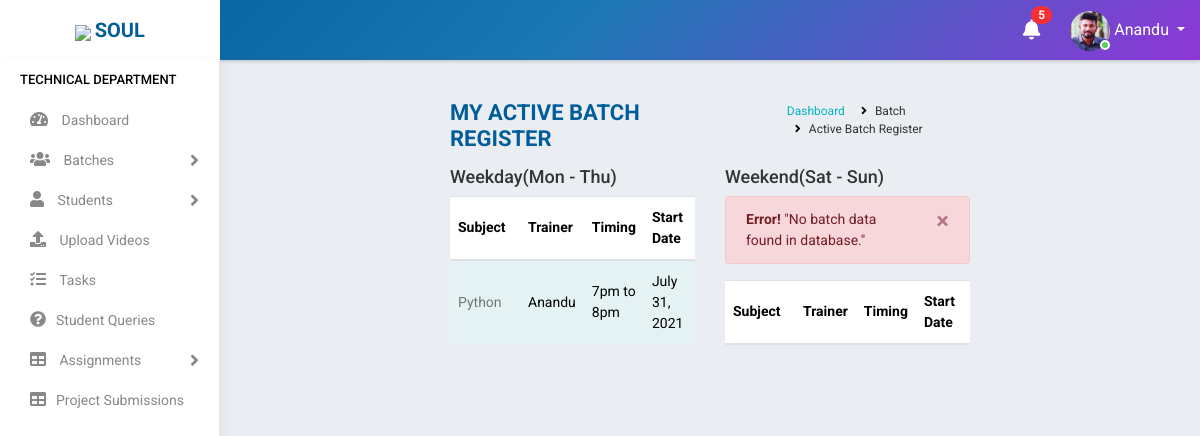
The page /trainer/active_batches/ (signed in) on the database its author committed.
### accounts/models.py (models this page shows, shortened)
class Staff(models.Model):
    value= (
    ('1', 'Operations'),
    ('2', 'Sales'),
    ('3', 'Trainer'),
    ('4', 'Admin'),
    )
    state = (
    ('Andhra Pradesh','Andhra Pradesh'),
    ('Arunachal Pradesh','Arunachal Pradesh'),
    ('Assam','Assam'),
    ('Bihar','Bihar'),
    ('Chhattisgarh','Chattisgarh'),
    ('Goa','Goa'),
    ('Gujarat','Gujarat'),
    ('Haryana','Haryana'),
    ('Himachal Pradesh','Himachal Pradesh'),
    ('Jharkhand','Jharkhand'),
    ('Karnataka','Karnataka'),
    ('Kerala','Kerala'),
    ('Madhya Pradesh','Madhya Pradesh'),
    ('Maharashtra','Maharashtra'),
    ('Manipur','Manipur'),
    ('Meghalaya','Meghalaya'),
    ('Mizoram','Mizoram'),
    ('Nagaland','Nagaland'),
    ('Odisha','Odisha'),
    ('Rajasthan','Rajasthan'),
    ('Sikkim','Sikkim'),
    ('Tamil Nadu','Tamil Nadu'),
    ('Telangana','Telangana'),
    ('Tripura','Tripura'),
    ('Uttar Pradesh','Uttar Pradesh'),
    ('Uttarakhand','Uttarakhand'),
    ('West Bengal','West Bengal')
    )
    groups = (
        ('AB+', 'AB+'),
        ('AB-', 'AB-'),
        ('A+', 'A+'),
        ('A-', 'A-'),
        ('B+', 'B+'),
        ('B-', 'B-'),
        ('O+', 'O+'),
        ('O-', 'O-'),
        )
    user = models.OneToOneField(User,on_delete=models.CASCADE,null=True,blank=True)
    name = models.CharField(max_length=100,null=True, blank=True)
    empid = models.CharField(max_length=100,null=True, blank=True)
    mobile = models.CharField(max_length=10,null=True, blank=True)
    email = models.EmailField(max_length=200,null=True, blank=True)
    sex = models.CharField(max_length=10,null=True,choices=(('Male','Male'),('Female','Female')), blank=True)
    dob = models.DateField(null=True, blank=True)
    doj = models.DateField(null=True, blank=True)
    blood_group = models.CharField(max_length=100,null=True, blank=True,choices=groups)
    house = models.CharField(max_length=100,null=True, blank=True)
    street =models.CharField(max_length=100,null=True, blank=True)
    street2 =models.CharField(max_length=100,null=True, blank=True)
    city = models.CharField(max_length=100,null=True, blank=True)
    state = models.CharField(max_length=100,null=True,choices=state, blank=True)
    stype = models.CharField(max_length=100,null=True,choices=value, blank=True)
    status = models.CharField(max_length=20,choices=(('Active','Active'),('Inactive','Inactive')),default='Active')
    profile_pic = models.ImageField(null=True, blank=True,default="student.jpg")
    def __str__(self):
        return self.name

class Batch(models.Model):
    mod_value= [
    ('1', 'Weekday'),
    ('2', 'Weekend')
    ]
    status_value= [
        ('Yet to start', 'Yet to start'),
        ('Ongoing', 'Ongoing'),
        ('Completed', 'Completed'),
    ]
    subject = models.ForeignKey(Courses,on_delete=models.CASCADE,null=True,blank=True)
    trainer = models.ForeignKey(Staff,on_delete=models.CASCADE,null=True,limit_choices_to={'stype':"3"},blank=True)
    timing = models.CharField(max_length=100, null=True,blank=True)
    start_date = models.DateField(null=True,blank=True)
    end_date = models.DateField(null=True,blank=True)
    link = models.CharField(max_length=1000,null=True,blank=True)
    passcode = models.CharField(max_length=100,null=True,blank=True,default="N/A")
    mode = models.CharField(max_length=100,choices=mod_value,default=1,blank=True)
    status = models.CharField(max_length=100,choices=status_value,blank=True,default="Yet to start")

class Courses(models.Model):
    name = models.CharField(max_length=300,null=True)
    fee = models.CharField(max_length=6)
    link = models.CharField(max_length=1000,null=True, blank=True)
    project_file = models.CharField(max_length=1000,null=True,blank=True)
    pic = models.ImageField(null=True, blank=True)
    def __str__(self):
        return self.name

### accounts/views.py (the view)
# urls.py: path('trainer/active_batches/', ActiveBatchView.as_view(),name='active_batches'),
class ActiveBatchView(View):
    def get(self, request):
        user=request.user
        if user.is_authenticated:
            note = Notification.objects.filter(receiver=user).filter(status="Not Read").order_by('-datetime')
            no_count = note.count()
            try:
                s= Staff.objects.get(user=user)
                if s.stype == "3" :
                    b=Batch.objects.filter(status='Ongoing',mode="1",trainer=s)
                    c=Batch.objects.filter(status='Ongoing',mode="2",trainer=s)
                    return render(request,'accounts/active_batches.html',{'s':s,'b':b,'c':c,'no_count':no_count,'note':note})
                else:
                    return redirect('home')
            except:
                return redirect('home')
        else:
            return redirect('logout')

### accounts/templates/accounts/active_batches.html (shortened to what this page needs)
{% extends 'accounts/main.html' %}
    {% block content %}
<div class="main-wrapper">
    {% include 'accounts/navbar.html' %}
    {% if s.stype == "1" %}
    {% include 'accounts/sidebar_operations.html' %}
    {% elif s.stype == "2" %}
    {% include 'accounts/sidebar_sales.html' %}
    {% elif s.stype == "3" %}
    {% include 'accounts/sidebar_trainer.html' %}
    {% elif s.stype == "4" %}
    {% include 'accounts/sidebar_admin.html' %}
    {% endif %}
    <div class="page-wrapper">
        <div class="content container-fluid">
            <div class="page-header">
                <div class="row">
                    <div class="col-lg-7 col-md-12 col-sm-12 col-12">
                        <h5 class="text-uppercase">MY Active Batch Register</h5>
                    </div>
                    <div class="col-lg-5 col-md-12 col-sm-12 col-12">
                        <ul class="list-inline breadcrumb float-right">
                        <li class="list-inline-item"><a href="{% url 'home' %}">Dashboard</a></li>
                        <li class="list-inline-item">Batch</li>
                        <li class="list-inline-item">Active Batch Register</li>
                        </ul>
                    </div>
                </div>
            </div>
                <div class="row">
                    <div class="col-12 col-md-6">
                        <div class="table-responsive">
                            <h4>Weekday(Mon - Thu)</h4>
                        <table class="table table-striped custom-table datatable">
                            <thead>
                                <tr>
                                    <th style="min-width:70px;">Subject</th>
                                    <th style="min-width:50px;">Trainer</th>
                                    <th style="min-width:50px;">Timing</th>
                                    <th style="min-width:50px;">Start Date</th>
                                </tr>
                            </thead>
                            <tbody>
                                {% for i in b %}
                                <tr>
                                    <td><h2><a href="">{{i.subject}}</a></h2></td>
                                    <td>{{i.trainer}}</td>
                                    <td>{{i.timing}}</td>
                                    <td>{{i.start_date}}</td>
                                </tr>
                                {%  endfor %}
                            </tbody>
                        </table>
                        </div>
                    </div>
                    <div class="col-12 col-md-6">
                        <div class="table-responsive">
                            <h4>Weekend(Sat - Sun)</h4>
                        <table class="table table-striped custom-table datatable">
                            <thead>
                                <tr>
                                    <th style="min-width:70px;">Subject</th>
                                    <th style="min-width:50px;">Trainer</th>
                                    <th style="min-width:50px;">Timing</th>
                                    <th style="min-width:50px;">Start Date</th>
                                    <th style="min-width:50px;">End Date</th>
                                </tr>
                            </thead>
                            <tbody>
                                {% for i in c %}
                                <tr>
                                    <td><h2><a href="">{{i.subject}}</a></h2></td>
                                    <td>{{i.trainer}}</td>
                                    <td>{{i.timing}}</td>
                                    <td>{{i.start_date}}</td>
                                    <td>{{i.end_date}}</td>
                                    <td class="text-right">
                                    <a href="{%url 'batch_edit' i.id %}" class="btn btn-primary btn-sm mb-1">
                                    <i class="fas fa-pencil-alt" aria-hidden="true"></i>
                                    </a>
                                    </td>
                                </tr>
                                {% empty %}
                                    <div class="alert alert-danger alert-dismissible fade show" role="alert">
                                        <strong>Error!</strong>
                                        "No batch data found in database."
                                        <button type="button" class="close" data-dismiss="alert" area-label="Close">
                                            <span area-hidden="true">×</span>
                                        </button>
                                        </div>
                                {%  endfor %}
                            </tbody>
                        </table>
                        </div>
                    </div>
        </div>
    </div>
</div>
{% endblock %}

### accounts/templates/accounts/navbar.html (shortened to what this page needs)
<div class="header">
    <div class="header-left">
        <a href="https://www.teqstories.com" class="logo">
            <img src="https://www.teqstories.com/assets/images/Blue.png" style="height: 40px;width:auto;">
            <span class="text-uppercase"><b>Soul</b></span>
        </a>
    </div>
    <div class="page-title-box float-left">
    </div>
    <ul class="nav user-menu float-right">
        {% include 'accounts/mini/notify.html' %}
        <li class="nav-item dropdown has-arrow">
            <a href="#" class="dropdown-toggle nav-link user-link" data-toggle="dropdown">
                <span class="user-img">
                    {% if request.user.staff.profile_pic %}
                    <img class="rounded-circle" src="{{request.user.staff.profile_pic.url}}" width="40" height="40" alt="Admin">
                    {% endif %}
                    <span class="status online"></span></span>
                <span>{{request.user.staff.name|title}}</span>
            </a>
        </li>
    </ul>
</div>

### rows shown on the page
Batch: subject "Python", trainer "Anandu", timing "7pm to 8pm", start_date "July 31, 2021"

### other values the page prints
{{ no_count }} "5"
{{ request.user.staff.name|title }} "Anandu"
